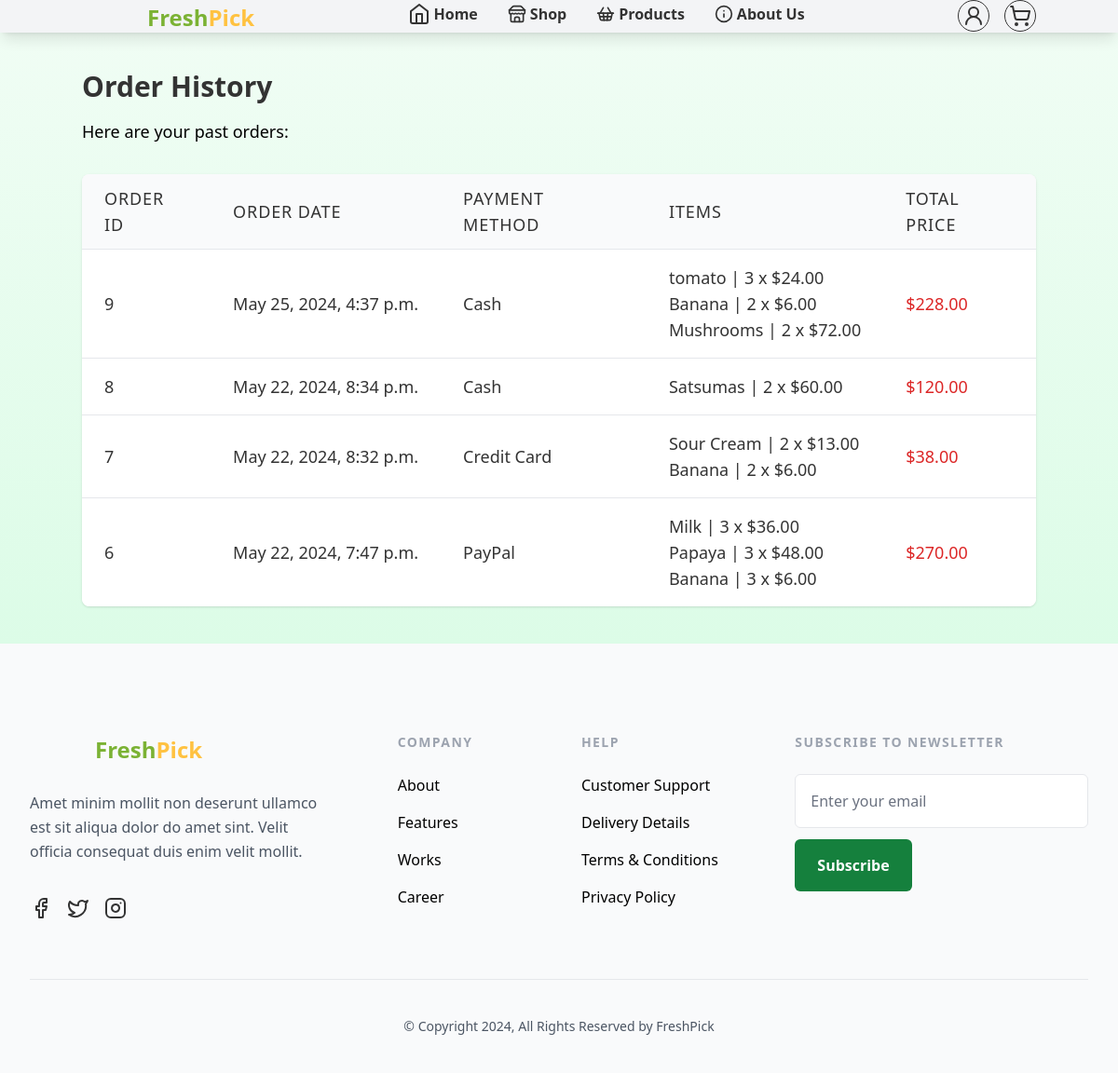
The app's page /order-history/ (signed in) with its own data.
### FreshPickApp/models.py (models this page shows, shortened)
class Order(models.Model):
    user = models.ForeignKey(User, on_delete=models.CASCADE)
    order_date = models.DateTimeField(auto_now_add=True)
    payment_method = models.CharField(max_length=255)

class OrderItem(models.Model):
    order = models.ForeignKey(Order, on_delete=models.CASCADE)
    product = models.ForeignKey(Product, on_delete=models.CASCADE)
    quantity = models.IntegerField()

class Product(models.Model):
    name = models.CharField(max_length=255)
    description = models.TextField()
    price = models.DecimalField(max_digits=8, decimal_places=2)
    quantity_available = models.IntegerField()
    image = models.CharField(max_length=255)
    category = models.CharField(max_length=255)

### FreshPickApp/views.py (the view)
# urls.py: path('order-history/', views.order_history, name='order_history'),
@login_required
def order_history(request):
    orders = Order.objects.filter(user=request.user).order_by('-order_date')
    order_list = []
    for order in orders:
        order_items = OrderItem.objects.filter(order=order)
        total_price = sum(item.quantity * item.product.price for item in order_items)
        order_list.append({'order': order, 'items': order_items, 'total_price': total_price})
    return render(request, 'order_history.html', {'order_list': order_list})

### FreshPickApp/templates/order_history.html (shortened to what this page needs)
{% extends 'base.html' %}
{% load static %}
{% block content %}
<div class="bg-gradient-to-b from-green-50 to-green-100">
    <div class="container mx-auto py-10">
        <h2 class="text-3xl text-[#333333] font-bold mb-4">Order History</h2>
        <p class="mb-8 text-lg">Here are your past orders:</p>
        {% if order_list %}
            <div class="bg-white shadow overflow-hidden sm:rounded-lg">
                <table class="min-w-full divide-y divide-gray-200 text-lg">
                    <thead class="bg-gray-50">
                        <tr>
                            <th scope="col" class="px-6 py-3 text-left text-lg font-medium text-[#333333] uppercase tracking-wider">
                                Order ID
                            </th>
                            <th scope="col" class="px-6 py-3 text-left text-lg font-medium text-[#333333] uppercase tracking-wider">
                                Order Date
                            </th>
                            <th scope="col" class="px-6 py-3 text-left text-lg font-medium text-[#333333] uppercase tracking-wider">
                                Payment Method
                            </th>
                            <th scope="col" class="px-6 py-3 text-left text-lg font-medium text-[#333333] uppercase tracking-wider">
                                Items
                            </th>
                            <th scope="col" class="px-6 py-3 text-left text-lg font-medium text-[#333333] uppercase tracking-wider">
                                Total Price
                            </th>
                        </tr>
                    </thead>
                    <tbody class="bg-white divide-y divide-gray-200">
                        {% for order_data in order_list %}
                            <tr>
                                <td class="px-6 py-4 whitespace-nowrap text-lg text-[#333333]">
                                    {{ order_data.order.id }}
                                </td>
                                <td class="px-6 py-4 whitespace-nowrap text-lg text-[#333333]">
                                    {{ order_data.order.order_date }}
                                </td>
                                <td class="px-6 py-4 whitespace-nowrap text-lg text-[#333333]">
                                    {{ order_data.order.payment_method }}
                                </td>
                                <td class="px-6 py-4 whitespace-nowrap text-lg text-[#333333]">
                                    <ul>
                                        {% for item in order_data.items %}
                                            <li>{{ item.product.name }} | {{ item.quantity }} x ${{ item.product.price }}</li>
                                        {% endfor %}
                                    </ul>
                                </td>
                                <td class="px-6 py-4 whitespace-nowrap text-lg text-red-600">
                                    ${{ order_data.total_price }}
                                </td>
                            </tr>
                        {% endfor %}
                    </tbody>
                </table>
            </div>
        {% else %}
            <p class="text-gray-600">You have no past orders.</p>
        {% endif %}
    </div>
</div>
{% endblock %}

### records on screen
Order: order.id "9", order.order_date "May 25, 2024, 4:37 p.m.", order.payment_method "Cash", total_price "228.00"
OrderItem: product.name "tomato", quantity "3", product.price "24.00"
OrderItem: product.name "Banana", quantity "2", product.price "6.00"
OrderItem: product.name "Mushrooms", quantity "2", product.price "72.00"
Order: order.id "8", order.order_date "May 22, 2024, 8:34 p.m.", order.payment_method "Cash", total_price "120.00"
OrderItem: product.name "Satsumas", quantity "2", product.price "60.00"
Order: order.id "7", order.order_date "May 22, 2024, 8:32 p.m.", order.payment_method "Credit Card", total_price "38.00"
OrderItem: product.name "Sour Cream", quantity "2", product.price "13.00"
OrderItem: product.name "Banana", quantity "2", product.price "6.00"
Order: order.id "6", order.order_date "May 22, 2024, 7:47 p.m.", order.payment_method "PayPal", total_price "270.00"
OrderItem: product.name "Milk", quantity "3", product.price "36.00"
OrderItem: product.name "Papaya", quantity "3", product.price "48.00"
OrderItem: product.name "Banana", quantity "3", product.price "6.00"
